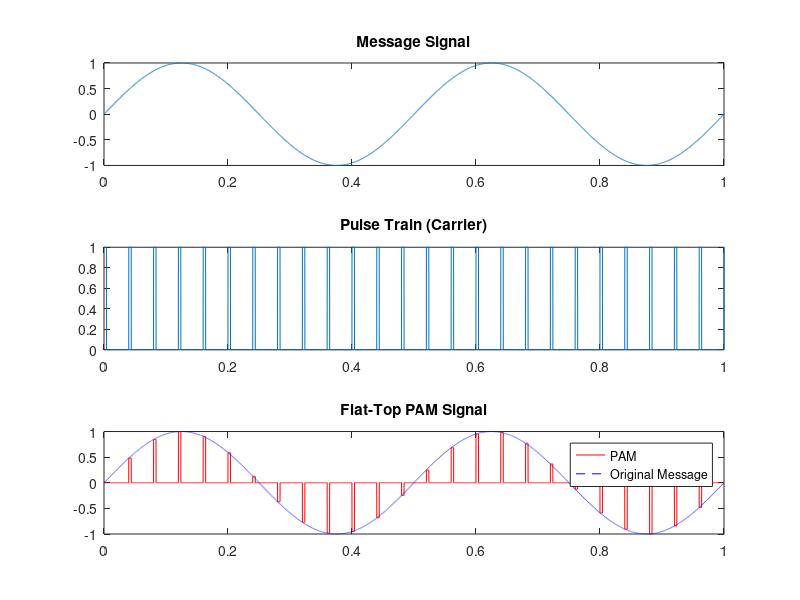

The MATLAB script that drew this image:
%% 1. Parameters
fs = 10000;           % Sampling frequency
t = 0:1/fs:1;         % Time vector (1 second)
fm = 2;               % Message frequency (Hz)
fc = 25;              % Carrier frequency (Hz) - determines pulse rate

%% 2. Signal Generation
% Message signal (Sine wave)
m = sin(2*pi*fm*t); 

% Carrier signal (Square pulse train)
% 'duty', 10 creates narrow pulses for sampling
c = 0.5 * (square(2*pi*fc*t, 10) + 1); 

%disp(m);
%disp(c);

%% 3. Modulation (Natural vs. Flat-Top)
% Natural Sampling: Just multiply message by pulse train
pam_natural = m .* c;

% Flat-Top Sampling: Hold the value of 'm' at the start of the pulse
% We use 'sample-and-hold' logic here
pam_flat = zeros(size(t));
for i = 1:length(t)
    if c(i) > 0
        if i == 1 || c(i-1) == 0  % If pulse just started
            hold_val = m(i);      % Capture the message value
        end
        pam_flat(i) = hold_val;   % Hold it for the duration of the pulse
    end
end

%% 4. Visualization
subplot(3,1,1); plot(t, m); title('Message Signal');
subplot(3,1,2); plot(t, c); title('Pulse Train (Carrier)');
subplot(3,1,3); plot(t, pam_flat, 'r', t, m, 'b--'); 
title('Flat-Top PAM Signal');
legend('PAM', 'Original Message');
